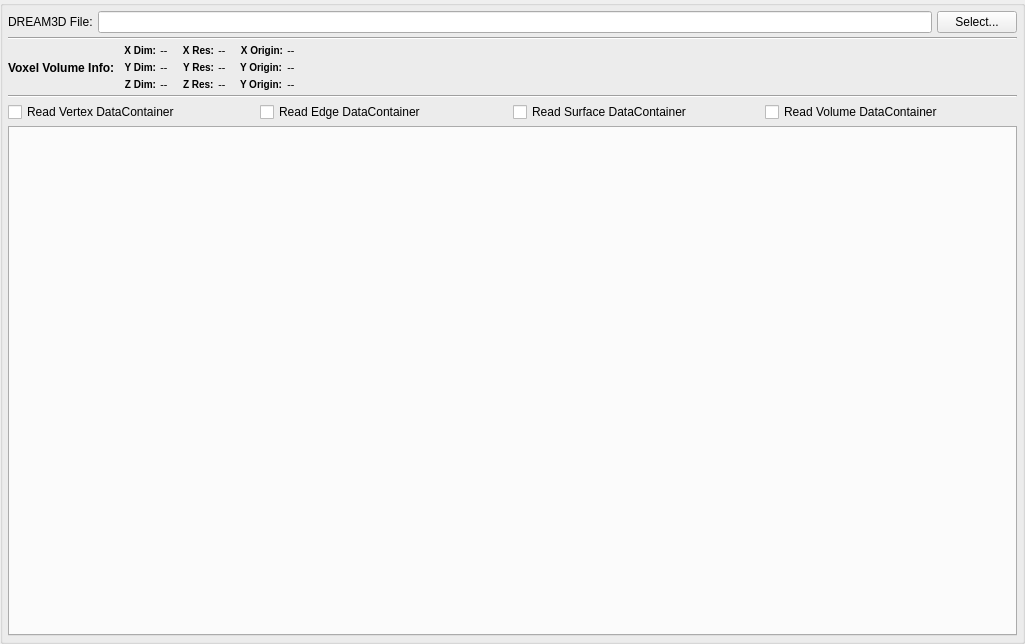
<?xml version="1.0" encoding="UTF-8"?>
<ui version="4.0">
 <class>QDataContainerReaderWidget</class>
 <widget class="QFilterWidget" name="QDataContainerReaderWidget">
  <property name="geometry">
   <rect>
    <x>0</x>
    <y>0</y>
    <width>1025</width>
    <height>644</height>
   </rect>
  </property>
  <property name="minimumSize">
   <size>
    <width>0</width>
    <height>300</height>
   </size>
  </property>
  <property name="windowTitle">
   <string>Form</string>
  </property>
  <property name="title">
   <string/>
  </property>
  <layout class="QGridLayout" name="widgetLayout">
   <property name="verticalSpacing">
    <number>4</number>
   </property>
   <property name="margin">
    <number>5</number>
   </property>
   <item row="1" column="0">
    <widget class="Line" name="line">
     <property name="orientation">
      <enum>Qt::Horizontal</enum>
     </property>
    </widget>
   </item>
   <item row="0" column="0">
    <layout class="QHBoxLayout" name="horizontalLayout">
     <property name="spacing">
      <number>5</number>
     </property>
     <property name="topMargin">
      <number>0</number>
     </property>
     <item>
      <widget class="QLabel" name="label_4">
       <property name="text">
        <string>DREAM3D File:</string>
       </property>
      </widget>
     </item>
     <item>
      <widget class="QFSDropLineEdit" name="InputFile"/>
     </item>
     <item>
      <widget class="QPushButton" name="InputFileBtn">
       <property name="text">
        <string>Select...</string>
       </property>
      </widget>
     </item>
    </layout>
   </item>
   <item row="4" column="0">
    <layout class="QHBoxLayout" name="horizontalLayout_3">
     <property name="topMargin">
      <number>0</number>
     </property>
     <item>
      <widget class="QCheckBox" name="ReadVertexData">
       <property name="enabled">
        <bool>true</bool>
       </property>
       <property name="text">
        <string>Read Vertex DataContainer</string>
       </property>
      </widget>
     </item>
     <item>
      <widget class="QCheckBox" name="ReadEdgeData">
       <property name="text">
        <string>Read Edge DataContainer</string>
       </property>
      </widget>
     </item>
     <item>
      <widget class="QCheckBox" name="ReadSurfaceData">
       <property name="text">
        <string>Read Surface DataContainer</string>
       </property>
      </widget>
     </item>
     <item>
      <widget class="QCheckBox" name="ReadVolumeData">
       <property name="text">
        <string>Read Volume DataContainer</string>
       </property>
      </widget>
     </item>
    </layout>
   </item>
   <item row="5" column="0">
    <widget class="ArraySelectionWidget" name="arraySelectionWidget">
     <property name="sizePolicy">
      <sizepolicy hsizetype="Expanding" vsizetype="Expanding">
       <horstretch>0</horstretch>
       <verstretch>0</verstretch>
      </sizepolicy>
     </property>
     <property name="minimumSize">
      <size>
       <width>0</width>
       <height>0</height>
      </size>
     </property>
    </widget>
   </item>
   <item row="2" column="0">
    <layout class="QGridLayout" name="gridLayout_2">
     <property name="rightMargin">
      <number>0</number>
     </property>
     <property name="spacing">
      <number>4</number>
     </property>
     <item row="1" column="1">
      <layout class="QFormLayout" name="formLayout_3">
       <property name="FieldGrowthPolicy">
        <enum>QFormLayout::AllNonFixedFieldsGrow</enum>
       </property>
       <property name="leftMargin">
        <number>5</number>
       </property>
       <property name="rightMargin">
        <number>5</number>
       </property>
       <item row="0" column="0">
        <widget class="QLabel" name="label_13">
         <property name="font">
          <font>
           <pointsize>-1</pointsize>
           <weight>75</weight>
           <bold>true</bold>
          </font>
         </property>
         <property name="styleSheet">
          <string notr="true">QLabel {
font-weight: bold;
font-size: 10px;
}</string>
         </property>
         <property name="text">
          <string>X Dim:</string>
         </property>
         <property name="alignment">
          <set>Qt::AlignRight|Qt::AlignTrailing|Qt::AlignVCenter</set>
         </property>
        </widget>
       </item>
       <item row="0" column="1">
        <widget class="QLabel" name="m_XDim">
         <property name="font">
          <font>
           <pointsize>-1</pointsize>
           <italic>true</italic>
          </font>
         </property>
         <property name="styleSheet">
          <string notr="true">QLabel {
  font-size: 11px;
  font-style: italic;
}</string>
         </property>
         <property name="text">
          <string>--</string>
         </property>
         <property name="scaledContents">
          <bool>true</bool>
         </property>
        </widget>
       </item>
       <item row="1" column="0">
        <widget class="QLabel" name="label_14">
         <property name="font">
          <font>
           <pointsize>-1</pointsize>
           <weight>75</weight>
           <bold>true</bold>
          </font>
         </property>
         <property name="styleSheet">
          <string notr="true">QLabel {
font-weight: bold;
font-size: 10px;
}</string>
         </property>
         <property name="text">
          <string>Y Dim:</string>
         </property>
         <property name="alignment">
          <set>Qt::AlignRight|Qt::AlignTrailing|Qt::AlignVCenter</set>
         </property>
        </widget>
       </item>
       <item row="1" column="1">
        <widget class="QLabel" name="m_YDim">
         <property name="font">
          <font>
           <pointsize>-1</pointsize>
           <italic>true</italic>
          </font>
         </property>
         <property name="styleSheet">
          <string notr="true">QLabel {
  font-size: 11px;
  font-style: italic;
}</string>
         </property>
         <property name="text">
          <string>--</string>
         </property>
         <property name="scaledContents">
          <bool>true</bool>
         </property>
        </widget>
       </item>
       <item row="2" column="0">
        <widget class="QLabel" name="label_15">
         <property name="font">
          <font>
           <pointsize>-1</pointsize>
           <weight>75</weight>
           <bold>true</bold>
          </font>
         </property>
         <property name="styleSheet">
          <string notr="true">QLabel {
font-weight: bold;
font-size: 10px;
}</string>
         </property>
         <property name="text">
          <string>Z Dim:</string>
         </property>
         <property name="alignment">
          <set>Qt::AlignRight|Qt::AlignTrailing|Qt::AlignVCenter</set>
         </property>
        </widget>
       </item>
       <item row="2" column="1">
        <widget class="QLabel" name="m_ZDim">
         <property name="font">
          <font>
           <pointsize>-1</pointsize>
           <italic>true</italic>
          </font>
         </property>
         <property name="styleSheet">
          <string notr="true">QLabel {
  font-size: 11px;
  font-style: italic;
}</string>
         </property>
         <property name="text">
          <string>--</string>
         </property>
         <property name="scaledContents">
          <bool>true</bool>
         </property>
        </widget>
       </item>
      </layout>
     </item>
     <item row="1" column="2">
      <layout class="QFormLayout" name="formLayout_4">
       <property name="labelAlignment">
        <set>Qt::AlignRight|Qt::AlignTrailing|Qt::AlignVCenter</set>
       </property>
       <property name="leftMargin">
        <number>5</number>
       </property>
       <property name="rightMargin">
        <number>5</number>
       </property>
       <item row="0" column="0">
        <widget class="QLabel" name="label_16">
         <property name="font">
          <font>
           <pointsize>-1</pointsize>
           <weight>75</weight>
           <bold>true</bold>
          </font>
         </property>
         <property name="styleSheet">
          <string notr="true">QLabel {
font-weight: bold;
font-size: 10px;
}</string>
         </property>
         <property name="text">
          <string>X Res:</string>
         </property>
         <property name="alignment">
          <set>Qt::AlignRight|Qt::AlignTrailing|Qt::AlignVCenter</set>
         </property>
        </widget>
       </item>
       <item row="0" column="1">
        <widget class="QLabel" name="m_XRes">
         <property name="font">
          <font>
           <pointsize>-1</pointsize>
           <italic>true</italic>
          </font>
         </property>
         <property name="styleSheet">
          <string notr="true">QLabel {
  font-size: 11px;
  font-style: italic;
}</string>
         </property>
         <property name="text">
          <string>--</string>
         </property>
         <property name="scaledContents">
          <bool>true</bool>
         </property>
        </widget>
       </item>
       <item row="1" column="0">
        <widget class="QLabel" name="label_17">
         <property name="font">
          <font>
           <pointsize>-1</pointsize>
           <weight>75</weight>
           <bold>true</bold>
          </font>
         </property>
         <property name="styleSheet">
          <string notr="true">QLabel {
font-weight: bold;
font-size: 10px;
}</string>
         </property>
         <property name="text">
          <string>Y Res:</string>
         </property>
         <property name="alignment">
          <set>Qt::AlignRight|Qt::AlignTrailing|Qt::AlignVCenter</set>
         </property>
        </widget>
       </item>
       <item row="1" column="1">
        <widget class="QLabel" name="m_YRes">
         <property name="font">
          <font>
           <pointsize>-1</pointsize>
           <italic>true</italic>
          </font>
         </property>
         <property name="styleSheet">
          <string notr="true">QLabel {
  font-size: 11px;
  font-style: italic;
}</string>
         </property>
         <property name="text">
          <string>--</string>
         </property>
         <property name="scaledContents">
          <bool>true</bool>
         </property>
        </widget>
       </item>
       <item row="2" column="0">
        <widget class="QLabel" name="label_200">
         <property name="font">
          <font>
           <pointsize>-1</pointsize>
           <weight>75</weight>
           <bold>true</bold>
          </font>
         </property>
         <property name="styleSheet">
          <string notr="true">QLabel {
font-weight: bold;
font-size: 10px;
}</string>
         </property>
         <property name="text">
          <string>Z Res:</string>
         </property>
        </widget>
       </item>
       <item row="2" column="1">
        <widget class="QLabel" name="m_ZRes">
         <property name="font">
          <font>
           <pointsize>-1</pointsize>
           <italic>true</italic>
          </font>
         </property>
         <property name="styleSheet">
          <string notr="true">QLabel {
  font-size: 11px;
  font-style: italic;
}</string>
         </property>
         <property name="text">
          <string>--</string>
         </property>
         <property name="scaledContents">
          <bool>true</bool>
         </property>
        </widget>
       </item>
      </layout>
     </item>
     <item row="1" column="3">
      <layout class="QFormLayout" name="formLayout">
       <property name="FieldGrowthPolicy">
        <enum>QFormLayout::FieldsStayAtSizeHint</enum>
       </property>
       <property name="labelAlignment">
        <set>Qt::AlignLeading|Qt::AlignLeft|Qt::AlignVCenter</set>
       </property>
       <property name="leftMargin">
        <number>5</number>
       </property>
       <property name="rightMargin">
        <number>5</number>
       </property>
       <item row="0" column="1">
        <widget class="QLabel" name="m_XOrigin">
         <property name="font">
          <font>
           <pointsize>-1</pointsize>
           <italic>true</italic>
          </font>
         </property>
         <property name="styleSheet">
          <string notr="true">QLabel {
  font-size: 11px;
  font-style: italic;
}</string>
         </property>
         <property name="text">
          <string>--</string>
         </property>
         <property name="scaledContents">
          <bool>true</bool>
         </property>
        </widget>
       </item>
       <item row="1" column="0">
        <widget class="QLabel" name="label_54">
         <property name="font">
          <font>
           <pointsize>-1</pointsize>
           <weight>75</weight>
           <bold>true</bold>
          </font>
         </property>
         <property name="styleSheet">
          <string notr="true">QLabel {
font-weight: bold;
font-size: 10px;
}</string>
         </property>
         <property name="text">
          <string>Y Origin:</string>
         </property>
         <property name="alignment">
          <set>Qt::AlignRight|Qt::AlignTrailing|Qt::AlignVCenter</set>
         </property>
        </widget>
       </item>
       <item row="1" column="1">
        <widget class="QLabel" name="m_YOrigin">
         <property name="font">
          <font>
           <pointsize>-1</pointsize>
           <italic>true</italic>
          </font>
         </property>
         <property name="styleSheet">
          <string notr="true">QLabel {
  font-size: 11px;
  font-style: italic;
}</string>
         </property>
         <property name="text">
          <string>--</string>
         </property>
         <property name="scaledContents">
          <bool>true</bool>
         </property>
        </widget>
       </item>
       <item row="0" column="0">
        <widget class="QLabel" name="label_7">
         <property name="font">
          <font>
           <pointsize>-1</pointsize>
           <weight>75</weight>
           <bold>true</bold>
          </font>
         </property>
         <property name="styleSheet">
          <string notr="true">QLabel {
font-weight: bold;
font-size: 10px;
}</string>
         </property>
         <property name="text">
          <string>X Origin:</string>
         </property>
         <property name="alignment">
          <set>Qt::AlignRight|Qt::AlignTrailing|Qt::AlignVCenter</set>
         </property>
        </widget>
       </item>
       <item row="2" column="1">
        <widget class="QLabel" name="m_ZOrigin">
         <property name="font">
          <font>
           <pointsize>-1</pointsize>
           <italic>true</italic>
          </font>
         </property>
         <property name="styleSheet">
          <string notr="true">QLabel {
  font-size: 11px;
  font-style: italic;
}</string>
         </property>
         <property name="text">
          <string>--</string>
         </property>
         <property name="scaledContents">
          <bool>true</bool>
         </property>
        </widget>
       </item>
       <item row="2" column="0">
        <widget class="QLabel" name="label_24">
         <property name="font">
          <font>
           <pointsize>-1</pointsize>
           <weight>75</weight>
           <bold>true</bold>
          </font>
         </property>
         <property name="styleSheet">
          <string notr="true">QLabel {
font-weight: bold;
font-size: 10px;
}</string>
         </property>
         <property name="text">
          <string>Y Origin:</string>
         </property>
         <property name="scaledContents">
          <bool>false</bool>
         </property>
        </widget>
       </item>
      </layout>
     </item>
     <item row="1" column="4">
      <spacer name="horizontalSpacer">
       <property name="orientation">
        <enum>Qt::Horizontal</enum>
       </property>
       <property name="sizeHint" stdset="0">
        <size>
         <width>40</width>
         <height>20</height>
        </size>
       </property>
      </spacer>
     </item>
     <item row="1" column="0">
      <widget class="QLabel" name="label">
       <property name="styleSheet">
        <string notr="true">QLabel {
font-weight: bold;
font-size: 12px;
}</string>
       </property>
       <property name="text">
        <string>Voxel Volume Info:</string>
       </property>
      </widget>
     </item>
    </layout>
   </item>
   <item row="3" column="0">
    <widget class="Line" name="line_2">
     <property name="orientation">
      <enum>Qt::Horizontal</enum>
     </property>
    </widget>
   </item>
  </layout>
 </widget>
 <customwidgets>
  <customwidget>
   <class>QFSDropLineEdit</class>
   <extends>QLineEdit</extends>
   <header location="global">QFSDropLineEdit.h</header>
  </customwidget>
  <customwidget>
   <class>QFilterWidget</class>
   <extends>QGroupBox</extends>
   <header location="global">QFilterWidget.h</header>
   <container>1</container>
  </customwidget>
  <customwidget>
   <class>ArraySelectionWidget</class>
   <extends>QTabWidget</extends>
   <header location="global">ArraySelectionWidget.h</header>
   <container>1</container>
  </customwidget>
 </customwidgets>
 <resources/>
 <connections/>
</ui>
